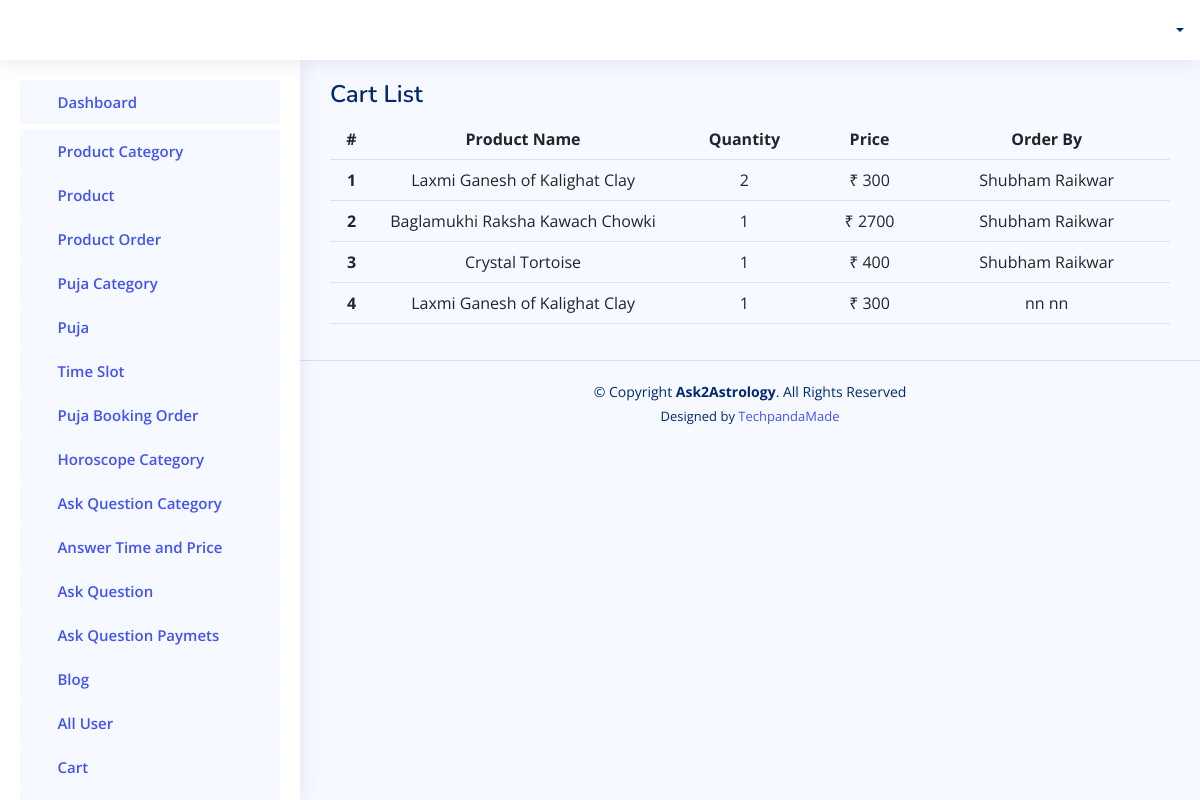
Page /admin-panel/allcarts/ on the committed database.
### userapp/models.py (models this page shows)
class Cart(models.Model):
	class Meta():
		unique_together = ('user', 'product')     #using unique together do not create duplicate cart
	quantity = models.CharField(max_length=12, null=True)
	user = models.ForeignKey(User, on_delete=models.CASCADE)
	product = models.ForeignKey(Products, on_delete=models.CASCADE)
	address = models.CharField(max_length=350, null=True)

### adminapp/models.py (models this page shows, shortened)
class Products(models.Model):
    prodname = models.CharField(max_length=200, null=True)
    prodpicture = models.ImageField(upload_to=filepath2, blank=True, null=True)
    discription = models.CharField(max_length=500, null=True)
    price = models.CharField(max_length=200, null=True)
    quantity = models.CharField(max_length=200, null=True)
    category = models.ForeignKey(CategoryOfProduct, on_delete=models.CASCADE)
    offers = models.CharField(max_length=200, default=0)
    offerprice = models.CharField(max_length=200, default=0)
    active_status = models.BooleanField(default=True)

### accounts/models.py (models this page shows)
class User(AbstractUser):
    is_user = models.BooleanField(default=False)
    contactno = models.CharField(max_length=12, null=True)
    profilepicture = models.ImageField(upload_to=filepath, blank=True, null=True)
    gender = models.CharField(max_length=12, null=True)
    language = models.CharField(max_length=50, null=True)
    dateofbirth = models.CharField(max_length=20, null=True)
    marital_status = models.CharField(max_length=50, null=True)
    timeofbirth = models.CharField(max_length=20, null=True)
    placeofbirth = models.CharField(max_length=100, null=True)
    currentaddress = models.CharField(max_length=300, null=True)
    mobileno = models.CharField(max_length=300, null=True)
    countrycode = models.CharField(max_length=50, null=True)
    houseno = models.CharField(max_length=300, null=True)
    area = models.CharField(max_length=300, null=True)
    landmark = models.CharField(max_length=300, null=True)
    pincode = models.CharField(max_length=300, null=True)
    towncity = models.CharField(max_length=300, null=True)
    state = models.CharField(max_length=300, null=True)

### adminapp/views.py (the view)
# urls.py: path('allcarts/', views.GetAllCarts),
def GetAllCarts(request):
    cart = Cart.objects.all().order_by('-id')
    return render(request, "admintemp/cartlist.html", {'carts':cart})

### templates/admintemp/cartlist.html (shortened to what this page needs)
{% extends 'admintemp/index.html' %}
{% load static %}
  {% block content %}
  <main id="main" class="main">
    <div class="pagetitle">
      <h1>Cart List</h1>
    </div>
    <section class="section">
      <div class="row">
        <div class="col-lg-12">
          <div class="">
            <div class="card-body" >
              <table class="table">
                <thead>
                  <tr  style="text-align:center;">
                    <th scope="col">#</th>
                    <th scope="col">Product Name</th>
                    <th scope="col">Quantity</th>
                    <th scope="col">Price</th>
                    <th scope="col">Order By</th>
                  </tr>
                </thead>
                <tbody>
                  {% for ky in carts %}
                  <tr style="text-align:center;">
                    <th scope="row">{{forloop.counter}}</th>
                    <td width="300px">
                    {{ ky.product.prodname }}
                    </td>
                    <td>{{ ky.quantity }}</td>
                    <td>₹ {{ ky.product.price }}</td>
                    <td>{{ ky.user.first_name }} {{ ky.user.last_name }}</td>
                    </tr>
                  {% endfor %}
                </tbody>
              </table>
            </div>
          </div>
      </div>
    </section>
  </main>
  {% endblock content %}

### static/assets2/css/style.css (style rules this page uses)
:root { scroll-behavior: smooth; }
body { font-family: "Open Sans", sans-serif; background: #f6f9ff; color: #444444; }
h1, h2, h3, h4, h5, h6 { font-family: "Nunito", sans-serif; }
#main { margin-top: 60px; padding: 20px 30px; transition: all 0.3s; }
.pagetitle { margin-bottom: 10px; }
.pagetitle h1 { font-size: 24px; margin-bottom: 0; font-weight: 600; color: #012970; }
.card-body { padding: 0 20px 20px 2 0px; }
@media (min-width: 1200px) { #main, #footer { margin-left: 300px; } }

### rows in the picture
Cart: product.prodname "Laxmi Ganesh of Kalighat Clay", quantity "2", product.price "300", user.first_name "Shubham", user.last_name "Raikwar"
Cart: product.prodname "Baglamukhi Raksha Kawach Chowki", quantity "1", product.price "2700", user.first_name "Shubham", user.last_name "Raikwar"
Cart: product.prodname "Crystal Tortoise", quantity "1", product.price "400", user.first_name "Shubham", user.last_name "Raikwar"
Cart: product.prodname "Laxmi Ganesh of Kalighat Clay", quantity "1", product.price "300", user.first_name "nn", user.last_name "nn"
